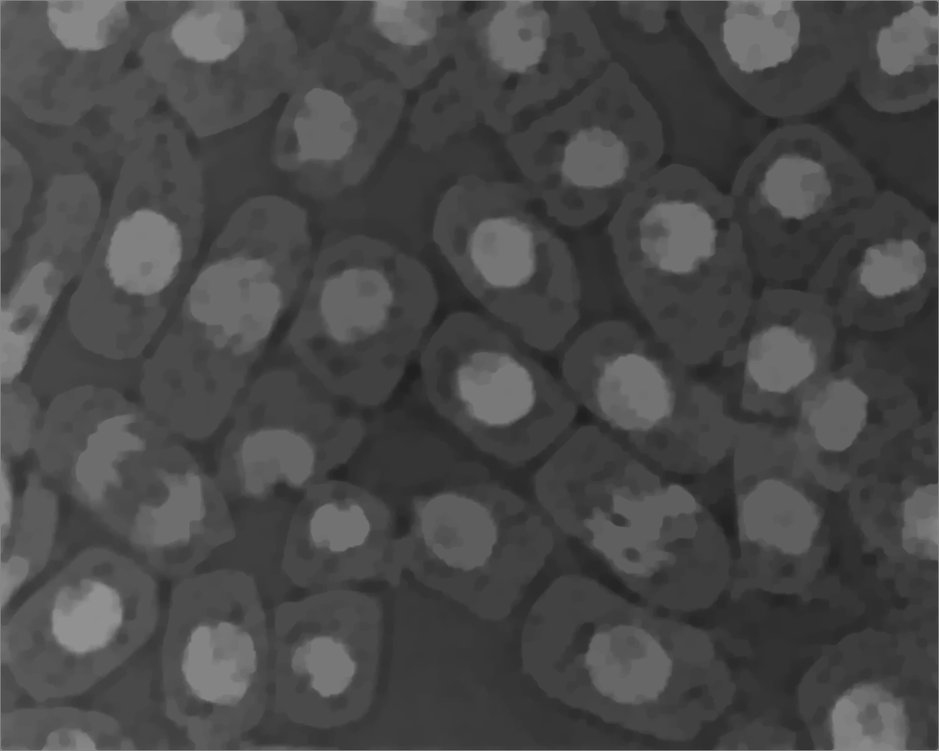
#> input picture PracticasTDI/P7/I_rec.png, 939 x 751 px, shrunk from 1280 x 1024 before the run
$ python prueba.py
#> lines starting #> are read from the running program, lines starting #| are printed output that depends on the picture; after the words box and inside, x2 and y2 are one past the last pixel; in counts of white or black regions, pixels touching at a corner belong together
# -*- coding: utf-8 -*-
"""
Created on Sun Apr 25 20:26:05 2021

@author: anusk
"""

import numpy as np
import cv2
from skimage.morphology import reconstruction
import matplotlib.pyplot as plt

if __name__ == "__main__":

    img = cv2.imread('I_rec.png',0)
#> img is the input picture: shape (751, 939); min 32, max 146, mean 72.8

    marker = np.int32(img) -1
    I_rec = reconstruction(marker, img)
    img = np.int32(img)
    I_rec = np.int32(I_rec)
    resta = img - I_rec
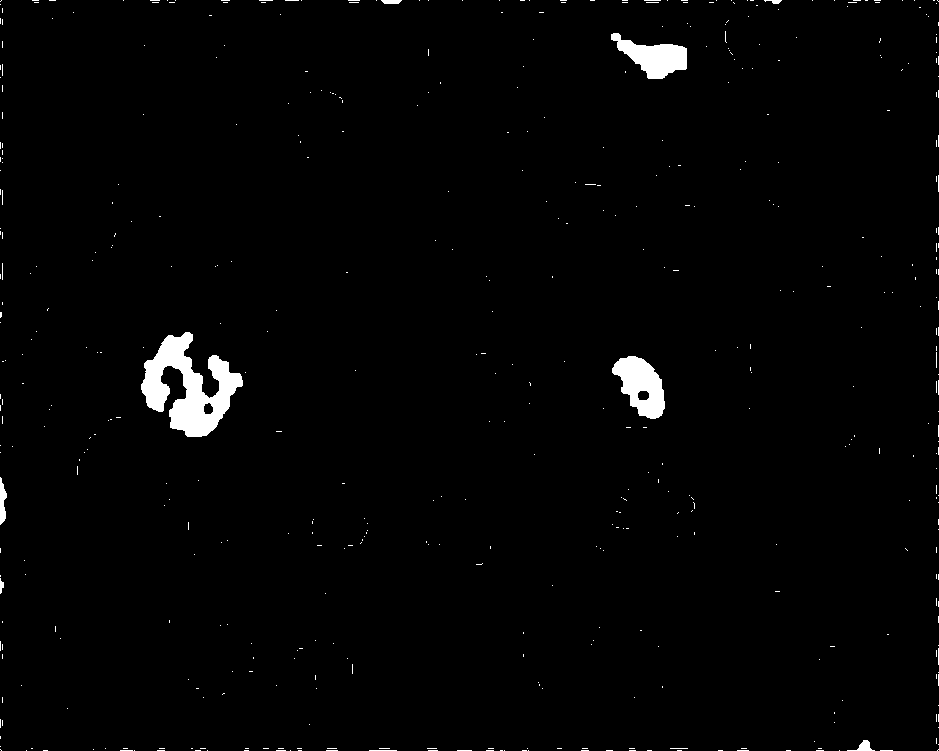
#> resta: shape (751, 939) int32; values 0 (black) and 1 (white), 1.6% white; 510 white regions (501 under 20 px), largest, box (x1, y1, x2, y2) and area: (141, 332, 243, 437) 5107, (612, 356, 665, 419) 2023, (611, 33, 687, 79) 1777
    maximos = np.zeros(resta.shape)
    maximos[resta != 0] = 255

    plt.figure('Segmented image')
    plt.imshow(maximos, cmap='gray')
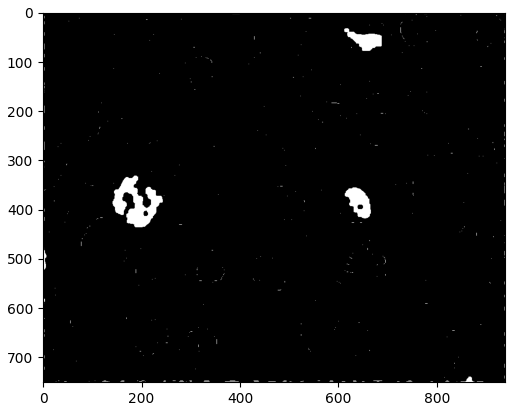
#> figure drawn by matplotlib, 1 panel
